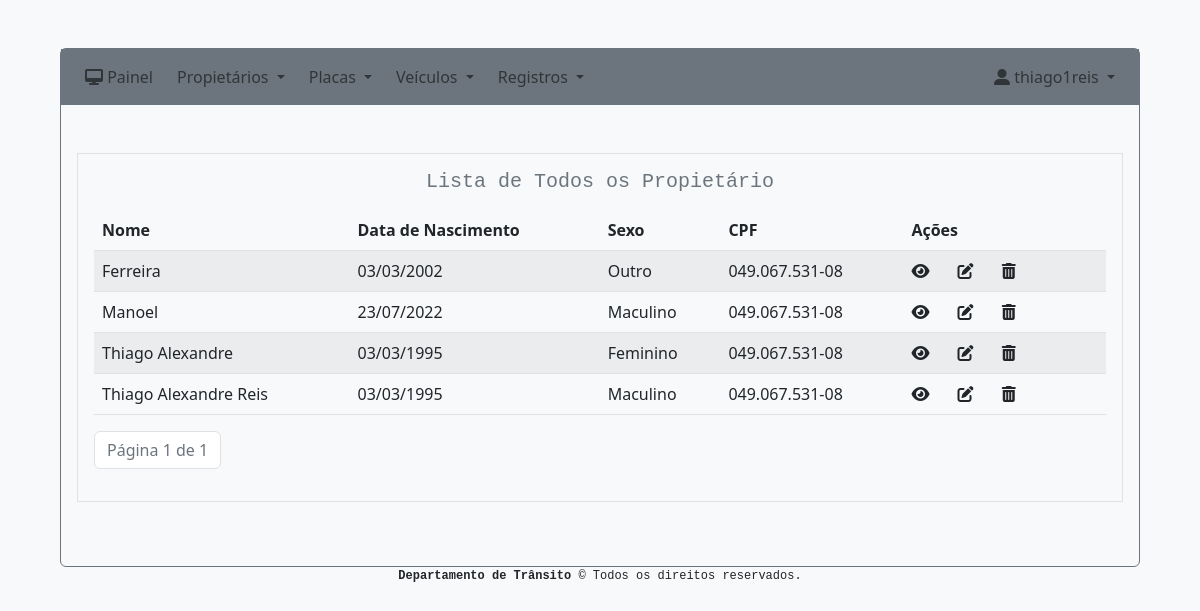
Before: /sistema/propietarios (signed in) with the older database file.
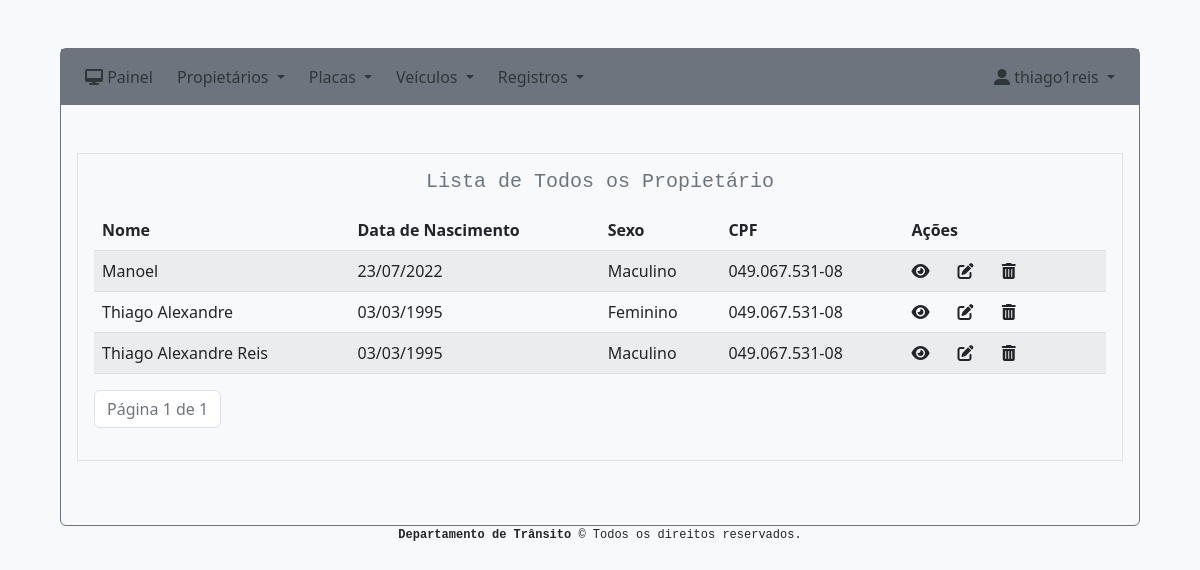
After: the same page with the newer database file.
### system/models.py (models this page shows, shortened)
class Owner(models.Model):
    name = models.CharField(max_length=255)
    birth_date = models.DateField()
    sex = models.CharField(max_length=10, choices=SEX_CHOICES, blank=False, null=False)
    cpf = models.CharField(max_length=255)
    telephone = models.CharField(max_length=255, blank=True, null=True)
    email = models.EmailField(blank=True, null=True)
    zip_code = models.CharField(max_length=255)
    state = models.CharField(max_length=25, choices=STATE_CHOICES, blank=False, null=False)
    city = models.CharField(max_length=255)
    district = models.CharField(max_length=255)
    road = models.CharField(max_length=255)
    number = models.IntegerField(blank=True, null=True)
    complement = models.CharField(max_length=255, blank=True, null=True)
    reference_point = models.CharField(max_length=255, blank=True, null=True)
    comments = models.CharField(max_length=255, blank=True, null=True)
    created = models.DateTimeField('created', auto_now_add=True)
    modified = models.DateTimeField('modified', auto_now=True)

### system/views.py (the view)
# urls.py: path('propietarios', views.owner_index, name='owner_index'),
@login_required(login_url="/")
def owner_index(request):
    owners = Owner.objects.all().order_by('-created')
    paginator = Paginator(owners, 10)
    page_number = request.GET.get('page')
    page_obj = paginator.get_page(page_number)
    context = {
        'page_obj': page_obj
    }
    return render(request, 'system/owner_index.html', context)

### system/templates/system/owner_index.html (shortened to what this page needs)
{% extends 'base.html' %}
{% block content %}
    <div class="border p-3 m-3">
        <h5 class="font-monospace text-secondary text-center mb-3">Lista de Todos os Propietário</h5>
        <div class="table-responsive">
            <table class="table table-striped">
                <thead>
                  <tr>
                    <th scope="col">Nome</th>
                    <th scope="">Data de Nascimento</th>
                    <th scope="col">Sexo</th>
                    <th scope="col">CPF</th>
                    <th scope="col">Ações</th>
                  </tr>
                </thead>
                <tbody>
                {% for owner in page_obj %}
                  <tr>
                    <td>{{ owner.name }}</td>
                    <td>{{ owner.birth_date|date:"d/m/Y" }}</td>
                    <td>{{ owner.sex }}</td>
                    <td>{{ owner.cpf }}</td>
                    <td class="">
                        <a href="{% url 'owner_show' owner.id %}" class="me-4 text-dark"><i class="fa-solid fa-eye"></i></a>
                        <a href="{% url 'owner_edit' owner.id %}" class="me-4 text-dark"><i class="fa-solid fa-pen-to-square "></i></a>
                        <a href="{% url 'owner_delete' owner.id %}" class="me-4 text-dark" onclick="return confirm('Tem certeza que deseja excluir esse Propietário ?')"><i class="fa-solid fa-trash-can"></i></a>
                    </td>
                  </tr>
                {% endfor %}
                </tbody>
             </table>
          </div>
          <nav aria-label="Page navigation example ">
            <ul class="pagination ">
                <li class="page-item disabled"><span class="page-link text-secondary" >Página {{ page_obj.number }} de {{ page_obj.paginator.num_pages }}</span></li>
            </ul>
          </nav>
    </div>
{% endblock %}

Changed rows visible on the page:
removed Owner: name "Ferreira", birth_date "03/03/2002", sex "Outro", cpf "049.067.531-08"
